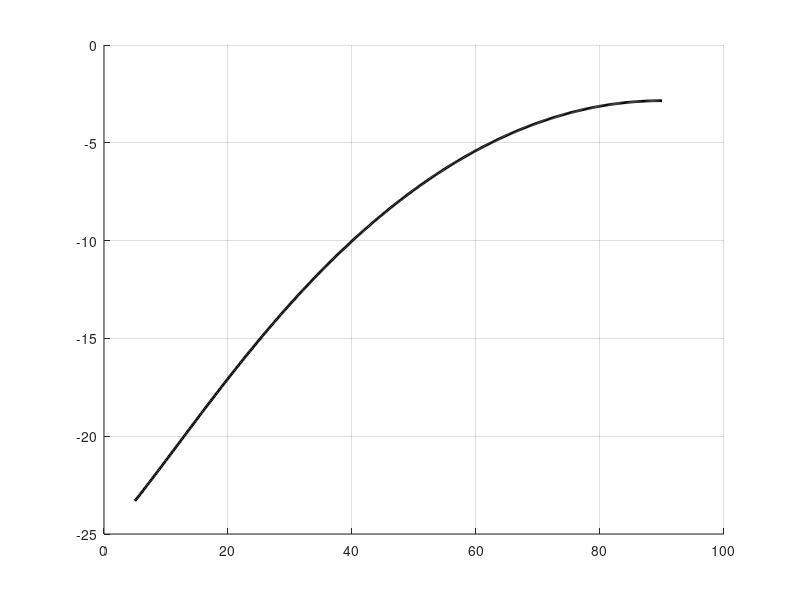

This figure's MATLAB source: (Note: this script raises an error after producing the figure.)
clear; clc;

fsize = 24;
lw    = 2.0;

Pt_dBm    = 13.0;
Gt_dBi    = 1.0;
Gr0_dBi   = 6.0;
NR        = 9;
NF_dB     = 4.0;
HPBW_deg  = 80.0;
BW_Hz     = 100e3;
fc_Hz     = 920e6;
h_km      = 540;
Re_km     = 6371;
T_ant_K   = 290;
T0_K      = 290;
k_dB      = -228.6;

L_margin_dB    = 6.0;
L_sysmargin_dB = 6.0;

SF_list     = [7 10 12];
SNRreq_list = [-7.5 -15.0 -20.0];

el_target_deg = 10;
el_deg = linspace(5, 90, 500);

G_array_dB = 10*log10(NR);
EIRP_dBW   = (Pt_dBm - 30) + Gt_dBi;

F_lin  = 10^(NF_dB/10);
Tsys_K = T_ant_K + T0_K*(F_lin - 1);
GT_dBK = (Gr0_dBi + G_array_dB) - 10*log10(Tsys_K);

el_rad  = deg2rad(el_deg);
d_km    = -Re_km*sin(el_rad) + sqrt((Re_km*sin(el_rad)).^2 + h_km^2 + 2*Re_km*h_km);
FSPL_dB = 20*log10(4*pi*(d_km*1e3)*fc_Hz/3e8);

gamma_deg = rad2deg(asin(Re_km*cos(el_rad)/(Re_km + h_km)));
L_scan_dB = 12*(gamma_deg/HPBW_deg).^2;

CN0_dB = EIRP_dBW - FSPL_dB - L_scan_dB - L_margin_dB + GT_dBK - k_dB;
SNR_dB = CN0_dB - 10*log10(BW_Hz);

figure; hold on; grid on;
plot(el_deg, SNR_dB, 'k', 'LineWidth', lw, 'DisplayName', 'Received SNR');
colors = lines(length(SF_list));

hold on;

plot(El, SNR, 'k-', 'LineWidth', 2.5, 'DisplayName', 'Received SNR');

for i = 1:length(SF_list)
    yline(SNR_req(i), '--', sprintf('SF=%d', SF_list(i)), ...
        'LineWidth', 1.8, 'Color', colors(i,:), ...
        'FontSize', fontSize-10, 'LabelHorizontalAlignment', 'left', ...
        'HandleVisibility', 'off');
end

grid on;
xlabel('Elevation angle [deg]', 'FontSize', fontSize);
ylabel('SNR [dB]', 'FontSize', fontSize);
title('SNR vs Elevation Angle', 'FontSize', fontSize);
legend('Location', 'southeast', 'FontSize', fontSize-2);
hold off;
